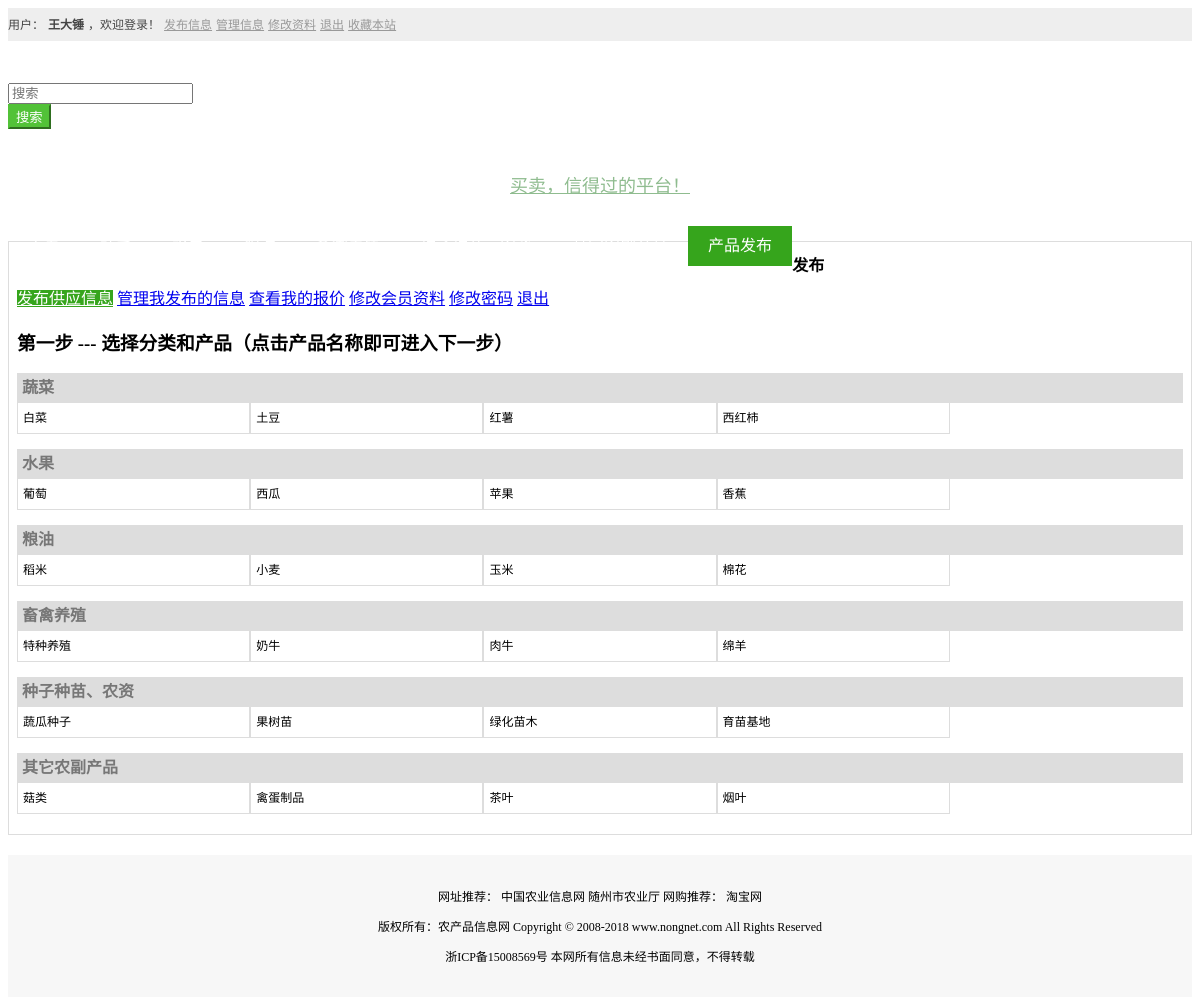
Page /publish/ (signed in) on the committed database.
### home/models.py (models this page shows)
class p_menber(models.Model):
    username = models.CharField(max_length=30, help_text="关联用户")
    nickname = models.CharField(max_length=30, help_text="昵称", default="")
    type = models.CharField(max_length=10, help_text="1:代办（农产品经纪人）2：经销商 3：种养殖户 4：涉农企业 5：农业合作社", default="")
    company_name = models.CharField(max_length=80, help_text="公司名称", default="")
    password = models.CharField(max_length=90, help_text="密码")
    address_province = models.IntegerField(help_text="所属地区代码(省级)", default="")
    address_city = models.IntegerField(help_text="所属地区代码(市级)", default="")
    address_belong = models.IntegerField(help_text="所属地区代码（地区）", default="")
    address_detail = models.CharField(max_length=200, help_text="详细地址", default="")
    contact_person = models.CharField(max_length=200, help_text="联系人", default="")
    contact_phone = models.CharField(max_length=200, help_text="联系人手机号码", default="")
    contact_tel = models.CharField(max_length=200, help_text="联系人固定号码", default="")
    contact_email = models.CharField(max_length=200, help_text="联系人邮箱", default="")
    contact_qq = models.CharField(max_length=200, help_text="联系人QQ", default="")
    company_des = models.CharField(max_length=600, help_text="公司介绍,不超过300字", default="")
    auth = models.IntegerField(help_text="封禁 1：正常 2：封禁", default=1)

class p_product(models.Model):
    p_name = models.CharField(max_length=30, help_text="类别名称")
    create_time = models.CharField(max_length=30, help_text="创建时间", default="0")
    update_time = models.CharField(max_length=30, help_text="修改时间", default="0")

class p_product_child(models.Model):
    p_name = models.CharField(max_length=30, help_text="产品名称")
    p_id = models.IntegerField(help_text="父ID")
    create_time = models.CharField(max_length=30, help_text="创建时间", default="0")
    update_time = models.CharField(max_length=30, help_text="修改时间", default="0")

### home/views.py (the view)
# urls.py: path('publish/', home_views.publish),
def publish(request):
    if request.userInfo == None:
        return HttpResponseRedirect('/login')
    template = loader.get_template('home/publish.html')
    try:
        selectList = p_product.objects.all()
        list = []
        for item in selectList:
            list.append({
                'link': item.id,
                'title': item.p_name,
                'child': []
            })
        if len(list) > 0:
            for item in list:
                searchChilds = p_product_child.objects.filter(p_id=item['link'])
                for searchChild in searchChilds:
                    list[list.index(item)]['child'].append({
                        'link': searchChild.id,
                        'title': searchChild.p_name,
                        'p_id': searchChild.p_id,
                        'child': []
                    })
        else:
            None
    except:
        list = []
    context = {
        'list': list
    }
    return HttpResponse(template.render(context, request))

### home/templates/home/publish.html (shortened to what this page needs)
{% load static %}
{% include "home/base_header.html" %}
<link rel="stylesheet" href="{% static '/css/common.css' %}">
<link rel="stylesheet" href="{% static '/css/body.css' %}">
<link rel="stylesheet" href="{% static '/css/publish.css' %}">
</head>
<body>
{% include "home/base_nav.html" %}
<div class="">
    <div class="container">
        <div class="col-md-12">
            <div class="card-box">
                <div class="clear_both card-title">
                    <span class="pull-left card-o-title a-text-hover">发布</span>
                </div>
                <div class="clear_both">
                    <div class="col-xs-3">
                        <div class="list-group">
                            <a href="/publish/" class="list-group-item active">发布供应信息</a>
                            <a href="/manage/1" class="list-group-item">管理我发布的信息</a>
                            <a href="/managePrice/1" class="list-group-item">查看我的报价</a>
                            <a href="/registerReg" class="list-group-item">修改会员资料</a>
                            <a href="/password" class="list-group-item">修改密码</a>
                            <a href="/logout" class="list-group-item">退出</a>
                        </div>
                    </div>
                    <div class="col-xs-9">
                        <h3>第一步 --- 选择分类和产品（点击产品名称即可进入下一步）</h3>
                        <div class="clear_both">
                            {% for item in list %}
                            <div class="col-xs-6 p-list-box">
                                <h4 class="p-list-title a-text-hover">{{ item.title }}</h4>
                                <div class="clear_both p-list-body">
                                    {% for items in item.child %}
                                    <div class="p-list-item"><a class="a-text a-text-hover" href="/publishDetail/{{ item.link }}/{{ items.link }}">{{ items.title }}</a></div>
                                    {% endfor %}
                                </div>
                            </div>
                            {% endfor %}
                        </div>
                    </div>
                </div>
            </div>
        </div>
    </div>
</div>
{% include "home/base_footer.html" %}

### home/templates/home/base_header.html (shortened to what this page needs)
<!DOCTYPE html>
<html lang="zh-CN">
<head>
    <link rel="stylesheet" href="//cdnjs.cloudflare.com/ajax/libs/zui/1.9.1/css/zui.min.css">

### home/templates/home/base_nav.html (shortened to what this page needs)
<header>
    <div class="top-bar">
        <div class="container">
            <div class="col-lg-12 clear_both">
        <span class="pull-left">
            {%  if request.userInfo != None %}
                <a><font color="#444">用户：</font></a>
                <a><b>{% autoescape off %}{{ request.userInfo.nickname }}{% endautoescape %}</b></a>
                <a><font color="#444">，欢迎登录！</font></a>
                <a href="/publish/">发布信息</a>
                <a href="/manage/1">管理信息</a>
                <a href="/registerReg/">修改资料</a>
                <a href="/logout/">退出</a>
            {% elif request.userInfo == None %}
                <a href="/login/">会员登陆</a>
                <a href="/register/">注册会员</a>
            {% endif %}
        </span>
                <span class="pull-right">
            <a href="">收藏本站</a>
        </span>
            </div>
        </div>
    </div>
    <div>
        <div class="container search-bar">
            <div class="col-md-3 col-sm-4">
            </div>
            <div class="col-md-5 col-sm-5 search-bar-input">
                <div class="input-group">
                    <div class="input-control search-box  has-icon-right search-example"
                         id="searchboxExample">
                        <input id="inputSearchExample3" type="search" class="form-control search-input"
                               placeholder="搜索">
                    </div>
                    <span class="input-group-btn">
                    <button class="btn btn-green" type="button">搜索</button>
                  </span>
                </div>
            </div>
            <div class="col-md-4 col-sm-3 search-bar-text">
                <a href="">买卖，信得过的平台！</a>
            </div>
        </div>
    </div>
    <div class="nav-bar">
        <div class="container">
            <div class="col-md-12">
                <ul class="nav-bar-box">
                    {% for item in request.nav %}
                        <li class="{{ item.active }}"><a href="/{{ item.link }}">{{ item.title }}</a></li>
                    {% endfor %}
                </ul>
            </div>
        </div>
    </div>
</header>

### home/templates/home/base_footer.html
<footer class="footer">
    <div class="container">
        <div class="col-md-12">
            <p>网址推荐：
                <a href="" class="a-text a-text-hover">中国农业信息网</a>
                <a href="" class="a-text a-text-hover">随州市农业厅</a>
                网购推荐：
                <a href="" class="a-text a-text-hover">淘宝网</a></p>
        </div>
        <div class="col-md-12">
            <p>版权所有：农产品信息网 Copyright © 2008-2018 www.nongnet.com All Rights Reserved</p>
            <p>浙ICP备15008569号 本网所有信息未经书面同意，不得转载</p>
        </div>
    </div>
</footer>
</body>
</html>

### static/css/common.css (style rules this page uses)
.clear_both::after { content: ""; display: table; clear: both; }
.top-bar { line-height: 28px; padding: 2px 0px; background: #eee; }
.top-bar a { font-size: 12px; color: #999; }
.search-bar { padding: 3.5px 0; }
.search-bar-input { margin: 20.5px 0; }
.search-bar-text { text-align: center; line-height: 73px; }
.search-bar-text a { font-size: 18px; color: darkseagreen; }
@media (min-width: 768px) { .search-bar-text a { font-size: 12px; color: darkseagreen; } }
@media (min-width: 992px) { .search-bar-text a { font-size: 18px; color: darkseagreen; } }
.nav-bar { background: #52c238; }
.nav-bar-box { list-style: none; padding: 0; margin: 0; }
.nav-bar li { float: left; }
.nav-bar li a { color: white; display: block; line-height: 40px; font-size: 16px; padding: 0 20px; }
.nav-bar li.active a { background: #36a51c; text-decoration: none; }
.btn-green, .btn-green:focus { color: white; background-color: #52c238; border-color: #52c238; }
.a-text { font-size: 12px; color: #000; text-decoration: none; }
@media (min-width: 1200px) { .container { max-width: 1280px } }
.footer { background: #f7f7f7; padding: 20px 0; font-size: 12px; text-align: center; margin-top: 20px; }

### static/css/body.css (style rules this page uses)
.card-box { border: 1px solid #ddd; padding: 5px 8px; margin: 15px 0; }
.card-title { line-height: 38px; }
.card-o-title { font-weight: bold; color: #000; }

### static/css/publish.css (style rules this page uses)
.list-group-item.active, .list-group-item.active:focus, .list-group-item.active:hover { z-index: 2; color: #fff; background-color: #36a51c; border-color: #36a51c; }
.p-list-box { margin-bottom: 15px; }
.p-list-title { background-color: #ddd; color: #777; margin: 0; line-height: 30px; padding: 0 5px; }
.p-list-body { width: 100%; }
.p-list-item { width: calc(100% / 5); float: left; background-color: #fff; border: 1px solid #ddd; box-sizing: border-box; border-top: none; line-height: 30px; padding-left: 5px; }
.p-list-item a { display: block; }

### rows in the picture
p_menber: userInfo.nickname "王大锤"
p_product: title "蔬菜", title "蔬菜"
p_product: title "水果", title "水果"
p_product: title "粮油", title "粮油"
p_product: title "畜禽养殖", title "畜禽养殖"
p_product: title "种子种苗、农资", title "种子种苗、农资"
p_product: title "其它农副产品", title "其它农副产品"
p_product_child: title "白菜"
p_product_child: title "土豆"
p_product_child: title "红薯"
p_product_child: title "西红柿"
p_product_child: title "葡萄"
p_product_child: title "西瓜"
p_product_child: title "苹果"
p_product_child: title "香蕉"
p_product_child: title "稻米"
p_product_child: title "小麦"
p_product_child: title "玉米"
p_product_child: title "棉花"
p_product_child: title "特种养殖"
p_product_child: title "奶牛"
p_product_child: title "肉牛"
p_product_child: title "绵羊"
p_product_child: title "蔬瓜种子"
p_product_child: title "果树苗"
p_product_child: title "绿化苗木"
p_product_child: title "育苗基地"
p_product_child: title "菇类"
p_product_child: title "禽蛋制品"
p_product_child: title "茶叶"
p_product_child: title "烟叶"

### other values in the picture
{{ item.title }} "首页" "产品发布"
